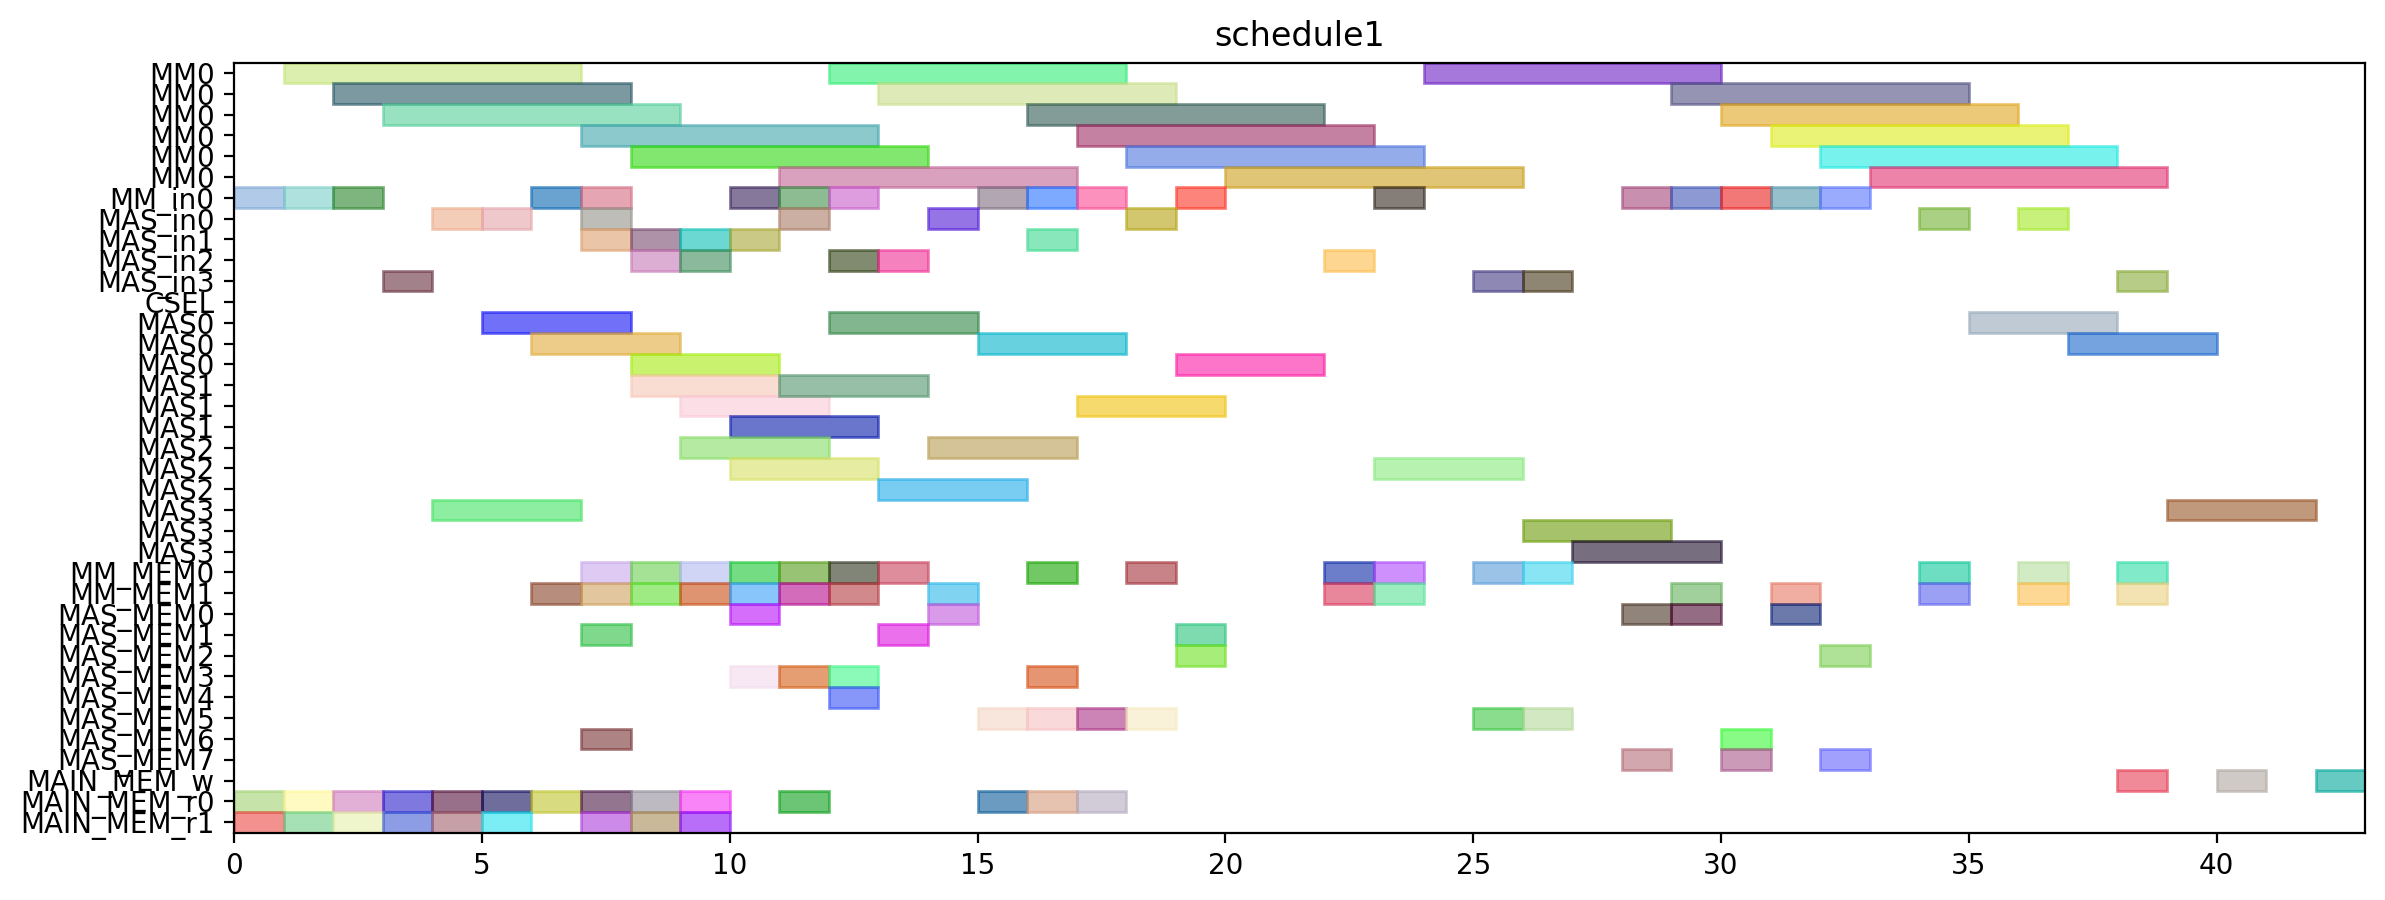

Source code (Python):
from pyschedule import Scenario, solvers, plotters, alt


def solve():
	horizon = 150
	S = Scenario("schedule1", horizon=horizon)

	# resource
	MM = S.Resources('MM', num=1, size=6)
	MM_in = S.Resources('MM_in', num=1)
	MAS_in = S.Resources('MAS_in', num=4)
	CSEL = S.Resource('CSEL')
	MAS = S.Resources('MAS', num=4, size=3, periods=range(1, horizon))
	MM_MEM = S.Resources('MM_MEM', num=2)
	MAS_MEM = S.Resources('MAS_MEM', num=8)
	MAIN_MEM_w = S.Resource('MAIN_MEM_w', size=1)
	MAIN_MEM_r = S.Resources('MAIN_MEM_r', num=2)

	# result of previous scheduling
	t2_in = S.Task('t2_in', length=1, delay_cost=1)
	S += t2_in >= 0
	t2_in += MM_in[0]

	t2_mem0 = S.Task('t2_mem0', length=1, delay_cost=1)
	S += t2_mem0 >= 0
	t2_mem0 += MAIN_MEM_r[0]

	t2_mem1 = S.Task('t2_mem1', length=1, delay_cost=1)
	S += t2_mem1 >= 0
	t2_mem1 += MAIN_MEM_r[1]

	t1_in = S.Task('t1_in', length=1, delay_cost=1)
	S += t1_in >= 1
	t1_in += MM_in[0]

	t1_mem0 = S.Task('t1_mem0', length=1, delay_cost=1)
	S += t1_mem0 >= 1
	t1_mem0 += MAIN_MEM_r[0]

	t1_mem1 = S.Task('t1_mem1', length=1, delay_cost=1)
	S += t1_mem1 >= 1
	t1_mem1 += MAIN_MEM_r[1]

	t2 = S.Task('t2', length=6, delay_cost=1)
	S += t2 >= 1
	t2 += MM[0]

	t0_in = S.Task('t0_in', length=1, delay_cost=1)
	S += t0_in >= 2
	t0_in += MM_in[0]

	t0_mem0 = S.Task('t0_mem0', length=1, delay_cost=1)
	S += t0_mem0 >= 2
	t0_mem0 += MAIN_MEM_r[0]

	t0_mem1 = S.Task('t0_mem1', length=1, delay_cost=1)
	S += t0_mem1 >= 2
	t0_mem1 += MAIN_MEM_r[1]

	t1 = S.Task('t1', length=6, delay_cost=1)
	S += t1 >= 2
	t1 += MM[0]

	t0 = S.Task('t0', length=6, delay_cost=1)
	S += t0 >= 3
	t0 += MM[0]

	t8_in = S.Task('t8_in', length=1, delay_cost=1)
	S += t8_in >= 3
	t8_in += MAS_in[3]

	t8_mem0 = S.Task('t8_mem0', length=1, delay_cost=1)
	S += t8_mem0 >= 3
	t8_mem0 += MAIN_MEM_r[0]

	t8_mem1 = S.Task('t8_mem1', length=1, delay_cost=1)
	S += t8_mem1 >= 3
	t8_mem1 += MAIN_MEM_r[1]

	t8 = S.Task('t8', length=3, delay_cost=1)
	S += t8 >= 4
	t8 += MAS[3]

	t9_in = S.Task('t9_in', length=1, delay_cost=1)
	S += t9_in >= 4
	t9_in += MAS_in[0]

	t9_mem0 = S.Task('t9_mem0', length=1, delay_cost=1)
	S += t9_mem0 >= 4
	t9_mem0 += MAIN_MEM_r[0]

	t9_mem1 = S.Task('t9_mem1', length=1, delay_cost=1)
	S += t9_mem1 >= 4
	t9_mem1 += MAIN_MEM_r[1]

	t3_in = S.Task('t3_in', length=1, delay_cost=1)
	S += t3_in >= 5
	t3_in += MAS_in[0]

	t3_mem0 = S.Task('t3_mem0', length=1, delay_cost=1)
	S += t3_mem0 >= 5
	t3_mem0 += MAIN_MEM_r[0]

	t3_mem1 = S.Task('t3_mem1', length=1, delay_cost=1)
	S += t3_mem1 >= 5
	t3_mem1 += MAIN_MEM_r[1]

	t9 = S.Task('t9', length=3, delay_cost=1)
	S += t9 >= 5
	t9 += MAS[0]

	t26_in = S.Task('t26_in', length=1, delay_cost=1)
	S += t26_in >= 6
	t26_in += MM_in[0]

	t26_mem0 = S.Task('t26_mem0', length=1, delay_cost=1)
	S += t26_mem0 >= 6
	t26_mem0 += MAIN_MEM_r[0]

	t26_mem1 = S.Task('t26_mem1', length=1, delay_cost=1)
	S += t26_mem1 >= 6
	t26_mem1 += MM_MEM[1]

	t3 = S.Task('t3', length=3, delay_cost=1)
	S += t3 >= 6
	t3 += MAS[0]

	t10_in = S.Task('t10_in', length=1, delay_cost=1)
	S += t10_in >= 7
	t10_in += MM_in[0]

	t10_mem0 = S.Task('t10_mem0', length=1, delay_cost=1)
	S += t10_mem0 >= 7
	t10_mem0 += MAS_MEM[6]

	t10_mem1 = S.Task('t10_mem1', length=1, delay_cost=1)
	S += t10_mem1 >= 7
	t10_mem1 += MAS_MEM[1]

	t11_in = S.Task('t11_in', length=1, delay_cost=1)
	S += t11_in >= 7
	t11_in += MAS_in[0]

	t11_mem0 = S.Task('t11_mem0', length=1, delay_cost=1)
	S += t11_mem0 >= 7
	t11_mem0 += MM_MEM[0]

	t11_mem1 = S.Task('t11_mem1', length=1, delay_cost=1)
	S += t11_mem1 >= 7
	t11_mem1 += MM_MEM[1]

	t26 = S.Task('t26', length=6, delay_cost=1)
	S += t26 >= 7
	t26 += MM[0]

	t4_in = S.Task('t4_in', length=1, delay_cost=1)
	S += t4_in >= 7
	t4_in += MAS_in[1]

	t4_mem0 = S.Task('t4_mem0', length=1, delay_cost=1)
	S += t4_mem0 >= 7
	t4_mem0 += MAIN_MEM_r[0]

	t4_mem1 = S.Task('t4_mem1', length=1, delay_cost=1)
	S += t4_mem1 >= 7
	t4_mem1 += MAIN_MEM_r[1]

	t10 = S.Task('t10', length=6, delay_cost=1)
	S += t10 >= 8
	t10 += MM[0]

	t11 = S.Task('t11', length=3, delay_cost=1)
	S += t11 >= 8
	t11 += MAS[0]

	t13_in = S.Task('t13_in', length=1, delay_cost=1)
	S += t13_in >= 8
	t13_in += MAS_in[2]

	t13_mem0 = S.Task('t13_mem0', length=1, delay_cost=1)
	S += t13_mem0 >= 8
	t13_mem0 += MAIN_MEM_r[0]

	t13_mem1 = S.Task('t13_mem1', length=1, delay_cost=1)
	S += t13_mem1 >= 8
	t13_mem1 += MAIN_MEM_r[1]

	t24_in = S.Task('t24_in', length=1, delay_cost=1)
	S += t24_in >= 8
	t24_in += MAS_in[1]

	t24_mem0 = S.Task('t24_mem0', length=1, delay_cost=1)
	S += t24_mem0 >= 8
	t24_mem0 += MM_MEM[0]

	t24_mem1 = S.Task('t24_mem1', length=1, delay_cost=1)
	S += t24_mem1 >= 8
	t24_mem1 += MM_MEM[1]

	t4 = S.Task('t4', length=3, delay_cost=1)
	S += t4 >= 8
	t4 += MAS[1]

	t13 = S.Task('t13', length=3, delay_cost=1)
	S += t13 >= 9
	t13 += MAS[2]

	t14_in = S.Task('t14_in', length=1, delay_cost=1)
	S += t14_in >= 9
	t14_in += MAS_in[1]

	t14_mem0 = S.Task('t14_mem0', length=1, delay_cost=1)
	S += t14_mem0 >= 9
	t14_mem0 += MAIN_MEM_r[0]

	t14_mem1 = S.Task('t14_mem1', length=1, delay_cost=1)
	S += t14_mem1 >= 9
	t14_mem1 += MAIN_MEM_r[1]

	t16_in = S.Task('t16_in', length=1, delay_cost=1)
	S += t16_in >= 9
	t16_in += MAS_in[2]

	t16_mem0 = S.Task('t16_mem0', length=1, delay_cost=1)
	S += t16_mem0 >= 9
	t16_mem0 += MM_MEM[0]

	t16_mem1 = S.Task('t16_mem1', length=1, delay_cost=1)
	S += t16_mem1 >= 9
	t16_mem1 += MM_MEM[1]

	t24 = S.Task('t24', length=3, delay_cost=1)
	S += t24 >= 9
	t24 += MAS[1]

	t14 = S.Task('t14', length=3, delay_cost=1)
	S += t14 >= 10
	t14 += MAS[1]

	t16 = S.Task('t16', length=3, delay_cost=1)
	S += t16 >= 10
	t16 += MAS[2]

	t5_in = S.Task('t5_in', length=1, delay_cost=1)
	S += t5_in >= 10
	t5_in += MM_in[0]

	t5_mem0 = S.Task('t5_mem0', length=1, delay_cost=1)
	S += t5_mem0 >= 10
	t5_mem0 += MAS_MEM[0]

	t5_mem1 = S.Task('t5_mem1', length=1, delay_cost=1)
	S += t5_mem1 >= 10
	t5_mem1 += MAS_MEM[3]

	t6_in = S.Task('t6_in', length=1, delay_cost=1)
	S += t6_in >= 10
	t6_in += MAS_in[1]

	t6_mem0 = S.Task('t6_mem0', length=1, delay_cost=1)
	S += t6_mem0 >= 10
	t6_mem0 += MM_MEM[0]

	t6_mem1 = S.Task('t6_mem1', length=1, delay_cost=1)
	S += t6_mem1 >= 10
	t6_mem1 += MM_MEM[1]

	t19_in = S.Task('t19_in', length=1, delay_cost=1)
	S += t19_in >= 11
	t19_in += MM_in[0]

	t19_mem0 = S.Task('t19_mem0', length=1, delay_cost=1)
	S += t19_mem0 >= 11
	t19_mem0 += MAIN_MEM_r[0]

	t19_mem1 = S.Task('t19_mem1', length=1, delay_cost=1)
	S += t19_mem1 >= 11
	t19_mem1 += MM_MEM[1]

	t25_in = S.Task('t25_in', length=1, delay_cost=1)
	S += t25_in >= 11
	t25_in += MAS_in[0]

	t25_mem0 = S.Task('t25_mem0', length=1, delay_cost=1)
	S += t25_mem0 >= 11
	t25_mem0 += MM_MEM[0]

	t25_mem1 = S.Task('t25_mem1', length=1, delay_cost=1)
	S += t25_mem1 >= 11
	t25_mem1 += MAS_MEM[3]

	t5 = S.Task('t5', length=6, delay_cost=1)
	S += t5 >= 11
	t5 += MM[0]

	t6 = S.Task('t6', length=3, delay_cost=1)
	S += t6 >= 11
	t6 += MAS[1]

	t15_in = S.Task('t15_in', length=1, delay_cost=1)
	S += t15_in >= 12
	t15_in += MM_in[0]

	t15_mem0 = S.Task('t15_mem0', length=1, delay_cost=1)
	S += t15_mem0 >= 12
	t15_mem0 += MAS_MEM[4]

	t15_mem1 = S.Task('t15_mem1', length=1, delay_cost=1)
	S += t15_mem1 >= 12
	t15_mem1 += MAS_MEM[3]

	t19 = S.Task('t19', length=6, delay_cost=1)
	S += t19 >= 12
	t19 += MM[0]

	t25 = S.Task('t25', length=3, delay_cost=1)
	S += t25 >= 12
	t25 += MAS[0]

	t29_in = S.Task('t29_in', length=1, delay_cost=1)
	S += t29_in >= 12
	t29_in += MAS_in[2]

	t29_mem0 = S.Task('t29_mem0', length=1, delay_cost=1)
	S += t29_mem0 >= 12
	t29_mem0 += MM_MEM[0]

	t29_mem1 = S.Task('t29_mem1', length=1, delay_cost=1)
	S += t29_mem1 >= 12
	t29_mem1 += MM_MEM[1]

	t12_in = S.Task('t12_in', length=1, delay_cost=1)
	S += t12_in >= 13
	t12_in += MAS_in[2]

	t12_mem0 = S.Task('t12_mem0', length=1, delay_cost=1)
	S += t12_mem0 >= 13
	t12_mem0 += MM_MEM[0]

	t12_mem1 = S.Task('t12_mem1', length=1, delay_cost=1)
	S += t12_mem1 >= 13
	t12_mem1 += MAS_MEM[1]

	t15 = S.Task('t15', length=6, delay_cost=1)
	S += t15 >= 13
	t15 += MM[0]

	t29 = S.Task('t29', length=3, delay_cost=1)
	S += t29 >= 13
	t29 += MAS[2]

	t12 = S.Task('t12', length=3, delay_cost=1)
	S += t12 >= 14
	t12 += MAS[2]

	t28_in = S.Task('t28_in', length=1, delay_cost=1)
	S += t28_in >= 14
	t28_in += MAS_in[0]

	t28_mem0 = S.Task('t28_mem0', length=1, delay_cost=1)
	S += t28_mem0 >= 14
	t28_mem0 += MAS_MEM[0]

	t28_mem1 = S.Task('t28_mem1', length=1, delay_cost=1)
	S += t28_mem1 >= 14
	t28_mem1 += MM_MEM[1]

	t28 = S.Task('t28', length=3, delay_cost=1)
	S += t28 >= 15
	t28 += MAS[0]

	t30_in = S.Task('t30_in', length=1, delay_cost=1)
	S += t30_in >= 15
	t30_in += MM_in[0]

	t30_mem0 = S.Task('t30_mem0', length=1, delay_cost=1)
	S += t30_mem0 >= 15
	t30_mem0 += MAIN_MEM_r[0]

	t30_mem1 = S.Task('t30_mem1', length=1, delay_cost=1)
	S += t30_mem1 >= 15
	t30_mem1 += MAS_MEM[5]

	t18_in = S.Task('t18_in', length=1, delay_cost=1)
	S += t18_in >= 16
	t18_in += MM_in[0]

	t18_mem0 = S.Task('t18_mem0', length=1, delay_cost=1)
	S += t18_mem0 >= 16
	t18_mem0 += MAIN_MEM_r[0]

	t18_mem1 = S.Task('t18_mem1', length=1, delay_cost=1)
	S += t18_mem1 >= 16
	t18_mem1 += MAS_MEM[5]

	t30 = S.Task('t30', length=6, delay_cost=1)
	S += t30 >= 16
	t30 += MM[0]

	t7_in = S.Task('t7_in', length=1, delay_cost=1)
	S += t7_in >= 16
	t7_in += MAS_in[1]

	t7_mem0 = S.Task('t7_mem0', length=1, delay_cost=1)
	S += t7_mem0 >= 16
	t7_mem0 += MM_MEM[0]

	t7_mem1 = S.Task('t7_mem1', length=1, delay_cost=1)
	S += t7_mem1 >= 16
	t7_mem1 += MAS_MEM[3]

	t18 = S.Task('t18', length=6, delay_cost=1)
	S += t18 >= 17
	t18 += MM[0]

	t27_in = S.Task('t27_in', length=1, delay_cost=1)
	S += t27_in >= 17
	t27_in += MM_in[0]

	t27_mem0 = S.Task('t27_mem0', length=1, delay_cost=1)
	S += t27_mem0 >= 17
	t27_mem0 += MAIN_MEM_r[0]

	t27_mem1 = S.Task('t27_mem1', length=1, delay_cost=1)
	S += t27_mem1 >= 17
	t27_mem1 += MAS_MEM[5]

	t7 = S.Task('t7', length=3, delay_cost=1)
	S += t7 >= 17
	t7 += MAS[1]

	t17_in = S.Task('t17_in', length=1, delay_cost=1)
	S += t17_in >= 18
	t17_in += MAS_in[0]

	t17_mem0 = S.Task('t17_mem0', length=1, delay_cost=1)
	S += t17_mem0 >= 18
	t17_mem0 += MM_MEM[0]

	t17_mem1 = S.Task('t17_mem1', length=1, delay_cost=1)
	S += t17_mem1 >= 18
	t17_mem1 += MAS_MEM[5]

	t27 = S.Task('t27', length=6, delay_cost=1)
	S += t27 >= 18
	t27 += MM[0]

	t17 = S.Task('t17', length=3, delay_cost=1)
	S += t17 >= 19
	t17 += MAS[0]

	t35_in = S.Task('t35_in', length=1, delay_cost=1)
	S += t35_in >= 19
	t35_in += MM_in[0]

	t35_mem0 = S.Task('t35_mem0', length=1, delay_cost=1)
	S += t35_mem0 >= 19
	t35_mem0 += MAS_MEM[2]

	t35_mem1 = S.Task('t35_mem1', length=1, delay_cost=1)
	S += t35_mem1 >= 19
	t35_mem1 += MAS_MEM[1]

	t35 = S.Task('t35', length=6, delay_cost=1)
	S += t35 >= 20
	t35 += MM[0]

	t20_in = S.Task('t20_in', length=1, delay_cost=1)
	S += t20_in >= 22
	t20_in += MAS_in[2]

	t20_mem0 = S.Task('t20_mem0', length=1, delay_cost=1)
	S += t20_mem0 >= 22
	t20_mem0 += MM_MEM[0]

	t20_mem1 = S.Task('t20_mem1', length=1, delay_cost=1)
	S += t20_mem1 >= 22
	t20_mem1 += MM_MEM[1]

	t20 = S.Task('t20', length=3, delay_cost=1)
	S += t20 >= 23
	t20 += MAS[2]

	t31_in = S.Task('t31_in', length=1, delay_cost=1)
	S += t31_in >= 23
	t31_in += MM_in[0]

	t31_mem0 = S.Task('t31_mem0', length=1, delay_cost=1)
	S += t31_mem0 >= 23
	t31_mem0 += MM_MEM[0]

	t31_mem1 = S.Task('t31_mem1', length=1, delay_cost=1)
	S += t31_mem1 >= 23
	t31_mem1 += MM_MEM[1]

	t31 = S.Task('t31', length=6, delay_cost=1)
	S += t31 >= 24
	t31 += MM[0]


	# new tasks
	t21 = S.Task('t21', length=3, delay_cost=1)
	t21 += alt(MAS)
	t21_in = S.Task('t21_in', length=1, delay_cost=1)
	t21_in += alt(MAS_in)
	S += t21_in*MAS_in[0]<=t21*MAS[0]

	S += t21_in*MAS_in[1]<=t21*MAS[1]

	S += t21_in*MAS_in[2]<=t21*MAS[2]

	S += t21_in*MAS_in[3]<=t21*MAS[3]

	t21_mem0 = S.Task('t21_mem0', length=1, delay_cost=1)
	t21_mem0 += MM_MEM[0]
	S += 7 < t21_mem0
	S += t21_mem0 <= t21

	t21_mem1 = S.Task('t21_mem1', length=1, delay_cost=1)
	t21_mem1 += MAS_MEM[5]
	S += 25 < t21_mem1
	S += t21_mem1 <= t21

	t22 = S.Task('t22', length=3, delay_cost=1)
	t22 += alt(MAS)
	t22_in = S.Task('t22_in', length=1, delay_cost=1)
	t22_in += alt(MAS_in)
	S += t22_in*MAS_in[0]<=t22*MAS[0]

	S += t22_in*MAS_in[1]<=t22*MAS[1]

	S += t22_in*MAS_in[2]<=t22*MAS[2]

	S += t22_in*MAS_in[3]<=t22*MAS[3]

	t22_mem0 = S.Task('t22_mem0', length=1, delay_cost=1)
	t22_mem0 += MM_MEM[0]
	S += 7 < t22_mem0
	S += t22_mem0 <= t22

	t22_mem1 = S.Task('t22_mem1', length=1, delay_cost=1)
	t22_mem1 += MAS_MEM[5]
	S += 25 < t22_mem1
	S += t22_mem1 <= t22

	t32 = S.Task('t32', length=6, delay_cost=1)
	t32 += alt(MM)
	t32_in = S.Task('t32_in', length=1, delay_cost=1)
	t32_in += alt(MM_in)
	S += t32_in*MM_in[0]<=t32*MM[0]
	t32_mem0 = S.Task('t32_mem0', length=1, delay_cost=1)
	t32_mem0 += MAS_MEM[0]
	S += 17 < t32_mem0
	S += t32_mem0 <= t32

	t32_mem1 = S.Task('t32_mem1', length=1, delay_cost=1)
	t32_mem1 += MM_MEM[1]
	S += 29 < t32_mem1
	S += t32_mem1 <= t32

	t33 = S.Task('t33', length=6, delay_cost=1)
	t33 += alt(MM)
	t33_in = S.Task('t33_in', length=1, delay_cost=1)
	t33_in += alt(MM_in)
	S += t33_in*MM_in[0]<=t33*MM[0]
	t33_mem0 = S.Task('t33_mem0', length=1, delay_cost=1)
	t33_mem0 += MAS_MEM[0]
	S += 21 < t33_mem0
	S += t33_mem0 <= t33

	t33_mem1 = S.Task('t33_mem1', length=1, delay_cost=1)
	t33_mem1 += MM_MEM[1]
	S += 29 < t33_mem1
	S += t33_mem1 <= t33

	t23 = S.Task('t23', length=6, delay_cost=1)
	t23 += alt(MM)
	t23_in = S.Task('t23_in', length=1, delay_cost=1)
	t23_in += alt(MM_in)
	S += t23_in*MM_in[0]<=t23*MM[0]
	t23_mem0 = S.Task('t23_mem0', length=1, delay_cost=1)
	t23_mem0 += alt(MAS_MEM)
	S += (t21*MAS[0])-1 < t23_mem0*MAS_MEM[0]
	S += (t21*MAS[1])-1 < t23_mem0*MAS_MEM[2]
	S += (t21*MAS[2])-1 < t23_mem0*MAS_MEM[4]
	S += (t21*MAS[3])-1 < t23_mem0*MAS_MEM[6]
	S += t23_mem0 <= t23

	t23_mem1 = S.Task('t23_mem1', length=1, delay_cost=1)
	t23_mem1 += alt(MAS_MEM)
	S += (t22*MAS[0])-1 < t23_mem1*MAS_MEM[1]
	S += (t22*MAS[1])-1 < t23_mem1*MAS_MEM[3]
	S += (t22*MAS[2])-1 < t23_mem1*MAS_MEM[5]
	S += (t22*MAS[3])-1 < t23_mem1*MAS_MEM[7]
	S += t23_mem1 <= t23

	t34 = S.Task('t34', length=6, delay_cost=1)
	t34 += alt(MM)
	t34_in = S.Task('t34_in', length=1, delay_cost=1)
	t34_in += alt(MM_in)
	S += t34_in*MM_in[0]<=t34*MM[0]
	t34_mem0 = S.Task('t34_mem0', length=1, delay_cost=1)
	t34_mem0 += MAS_MEM[2]
	S += 19 < t34_mem0
	S += t34_mem0 <= t34

	t34_mem1 = S.Task('t34_mem1', length=1, delay_cost=1)
	t34_mem1 += alt(MAS_MEM)
	S += (t21*MAS[0])-1 < t34_mem1*MAS_MEM[1]
	S += (t21*MAS[1])-1 < t34_mem1*MAS_MEM[3]
	S += (t21*MAS[2])-1 < t34_mem1*MAS_MEM[5]
	S += (t21*MAS[3])-1 < t34_mem1*MAS_MEM[7]
	S += t34_mem1 <= t34

	t36 = S.Task('t36', length=6, delay_cost=1)
	t36 += alt(MM)
	t36_in = S.Task('t36_in', length=1, delay_cost=1)
	t36_in += alt(MM_in)
	S += t36_in*MM_in[0]<=t36*MM[0]
	t36_mem0 = S.Task('t36_mem0', length=1, delay_cost=1)
	t36_mem0 += MAS_MEM[0]
	S += 21 < t36_mem0
	S += t36_mem0 <= t36

	t36_mem1 = S.Task('t36_mem1', length=1, delay_cost=1)
	t36_mem1 += alt(MAS_MEM)
	S += (t22*MAS[0])-1 < t36_mem1*MAS_MEM[1]
	S += (t22*MAS[1])-1 < t36_mem1*MAS_MEM[3]
	S += (t22*MAS[2])-1 < t36_mem1*MAS_MEM[5]
	S += (t22*MAS[3])-1 < t36_mem1*MAS_MEM[7]
	S += t36_mem1 <= t36

	PY_new = S.Task('PY_new', length=3, delay_cost=1)
	PY_new += alt(MAS)
	PY_new_in = S.Task('PY_new_in', length=1, delay_cost=1)
	PY_new_in += alt(MAS_in)
	S += PY_new_in*MAS_in[0]<=PY_new*MAS[0]

	S += PY_new_in*MAS_in[1]<=PY_new*MAS[1]

	S += PY_new_in*MAS_in[2]<=PY_new*MAS[2]

	S += PY_new_in*MAS_in[3]<=PY_new*MAS[3]

	S += 0<PY_new

	PY_new_w = S.Task('PY_new_w', length=1, delay_cost=1)
	PY_new_w += alt(MAIN_MEM_w)
	S += PY_new <= PY_new_w

	PY_new_mem0 = S.Task('PY_new_mem0', length=1, delay_cost=1)
	PY_new_mem0 += alt(MM_MEM)
	S += (t23*MM[0])-1 < PY_new_mem0*MM_MEM[0]
	S += PY_new_mem0 <= PY_new

	PY_new_mem1 = S.Task('PY_new_mem1', length=1, delay_cost=1)
	PY_new_mem1 += alt(MM_MEM)
	S += (t32*MM[0])-1 < PY_new_mem1*MM_MEM[1]
	S += PY_new_mem1 <= PY_new

	PX_new = S.Task('PX_new', length=3, delay_cost=1)
	PX_new += alt(MAS)
	PX_new_in = S.Task('PX_new_in', length=1, delay_cost=1)
	PX_new_in += alt(MAS_in)
	S += PX_new_in*MAS_in[0]<=PX_new*MAS[0]

	S += PX_new_in*MAS_in[1]<=PX_new*MAS[1]

	S += PX_new_in*MAS_in[2]<=PX_new*MAS[2]

	S += PX_new_in*MAS_in[3]<=PX_new*MAS[3]

	S += 0<PX_new

	PX_new_w = S.Task('PX_new_w', length=1, delay_cost=1)
	PX_new_w += alt(MAIN_MEM_w)
	S += PX_new <= PX_new_w

	PX_new_mem0 = S.Task('PX_new_mem0', length=1, delay_cost=1)
	PX_new_mem0 += alt(MM_MEM)
	S += (t34*MM[0])-1 < PX_new_mem0*MM_MEM[0]
	S += PX_new_mem0 <= PX_new

	PX_new_mem1 = S.Task('PX_new_mem1', length=1, delay_cost=1)
	PX_new_mem1 += alt(MM_MEM)
	S += (t33*MM[0])-1 < PX_new_mem1*MM_MEM[1]
	S += PX_new_mem1 <= PX_new

	PZ_new = S.Task('PZ_new', length=3, delay_cost=1)
	PZ_new += alt(MAS)
	PZ_new_in = S.Task('PZ_new_in', length=1, delay_cost=1)
	PZ_new_in += alt(MAS_in)
	S += PZ_new_in*MAS_in[0]<=PZ_new*MAS[0]

	S += PZ_new_in*MAS_in[1]<=PZ_new*MAS[1]

	S += PZ_new_in*MAS_in[2]<=PZ_new*MAS[2]

	S += PZ_new_in*MAS_in[3]<=PZ_new*MAS[3]

	S += 0<PZ_new

	PZ_new_w = S.Task('PZ_new_w', length=1, delay_cost=1)
	PZ_new_w += alt(MAIN_MEM_w)
	S += PZ_new <= PZ_new_w

	PZ_new_mem0 = S.Task('PZ_new_mem0', length=1, delay_cost=1)
	PZ_new_mem0 += alt(MM_MEM)
	S += (t36*MM[0])-1 < PZ_new_mem0*MM_MEM[0]
	S += PZ_new_mem0 <= PZ_new

	PZ_new_mem1 = S.Task('PZ_new_mem1', length=1, delay_cost=1)
	PZ_new_mem1 += MM_MEM[1]
	S += 25 < PZ_new_mem1
	S += PZ_new_mem1 <= PZ_new

	solvers.mip.solve(S,msg=1,kind='CPLEX',ratio_gap=1.01)

	solution = [['hoge']*len(S.solution()[1]) for i in range(len(S.solution()))]
	for i in range(len(S.solution())):
		for j in range(len(S.solution()[i])):
			solution[i][j]=str(S.solution()[i][j])
	print(solution)

	cycles = int(solution[-1][3])

	pic_file_name = "/home/mfukuda/ABE/multiRAM_multiMAS_16mux/scheduling_result/stage6MM1_stage3MAS4/EP_ADD_A_ANY/schedule1.png"
	if(S.solution() != []):
		plotters.matplotlib.plot(S,img_filename=pic_file_name, show_task_labels=False, fig_size=(cycles*0.25+3, 5))

	return solution
